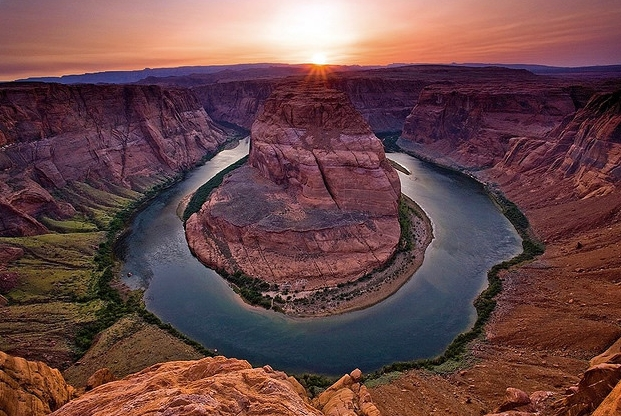
#> input picture study/images/watershed.jpg, 621 x 416 px
$ python imageWatershed.py
#> lines starting #> are read from the running program, lines starting #| are printed output that depends on the picture; after the words box and inside, x2 and y2 are one past the last pixel; in counts of white or black regions, pixels touching at a corner belong together
#-*-coding:utf-8-*-
"""
# 영역 분할
    .Watershed
      - 이미지의 pixel값을 지형의 높낮이로 가정하고, 물을 채웠을 때, 웅덩이와 윤곽선이 나타나는 것처럼.
        픽셀의 고저 값을 통해서 봉우리와 골짜기로 가정하고 영역을 Segmentation함.
      - Edge-base의 분할은 노이즈에 민감하고 폐곡석을 얻기가 어렵워 Region-based방식으로 처리함.
      - 단 경계가 번지는 단점이 있음.
"""

import cv2
import numpy as np
from matplotlib import pyplot as plt


# img = cv2.imread('images/watershed.jpg')
img = cv2.imread('images/watershed.jpg')
#> img is the input picture: shape (416, 621, 3); mean B, G, R 72.2, 71.5, 105.4

# binaray image로 변환
gray = cv2.cvtColor(img,cv2.COLOR_BGR2GRAY)
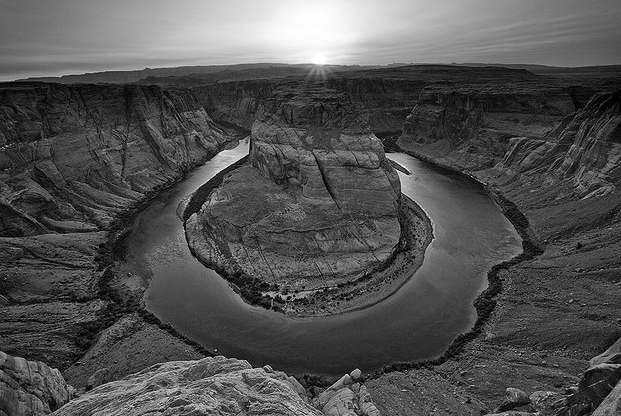
#> gray: shape (416, 621); min 0, max 255, mean 81.7
ret, thresh = cv2.threshold(gray,0,255,cv2.THRESH_BINARY_INV+cv2.THRESH_OTSU)
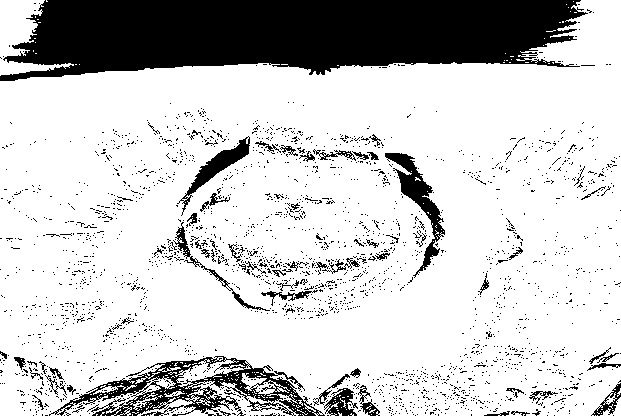
#> thresh: shape (416, 621); 79.3% white; 2399 black regions (2330 under 20 px), largest, box (x1, y1, x2, y2) and area: (0, 0, 588, 81) 35657, (49, 356, 325, 416) 5265, (385, 153, 445, 278) 1725
#> ret = 111

#Morphology의 opening, closing을 통해서 노이즈나 Hole제거
kernel = np.ones((3,3),np.uint8)
opening = cv2.morphologyEx(thresh,cv2.MORPH_OPEN,kernel,iterations=2)
#> opening: shape (416, 621); 71.7% white; 613 black regions (528 under 20 px), largest, box (x1, y1, x2, y2) and area: (0, 0, 595, 81) 36547, (14, 356, 380, 416) 13273, (149, 120, 400, 316) 8754

# dilate를 통해서 확실한 Backgroud
sure_bg = cv2.dilate(opening,kernel,iterations=3)
#> sure_bg: shape (416, 621); 82% white; 67 black regions (42 under 20 px), largest, box (x1, y1, x2, y2) and area: (21, 0, 579, 74) 33450, (52, 359, 377, 416) 8816, (390, 156, 441, 237) 936

#distance transform을 적용하면 중심으로 부터 Skeleton Image를 얻을 수 있음.
# 즉, 중심으로 부터 점점 옅어져 가는 영상.
# 그 결과에 thresh를 이용하여 확실한 FG를 파악
dist_transform = cv2.distanceTransform(opening,cv2.DIST_L2,5)
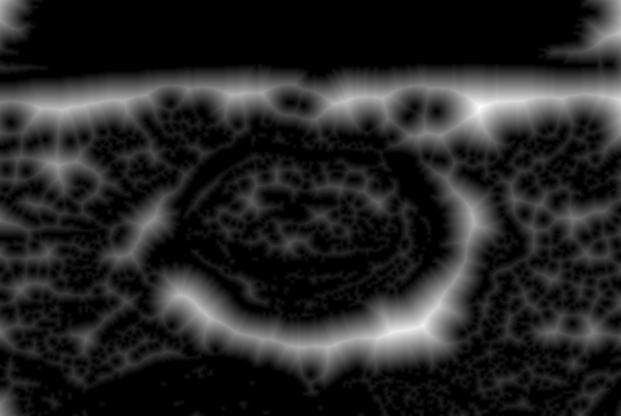
#> dist_transform: shape (416, 621) float32; min 0, max 44, mean 6.5; drawn with min black and max white
ret, sure_fg = cv2.threshold(dist_transform,0.5*dist_transform.max(),255,0)
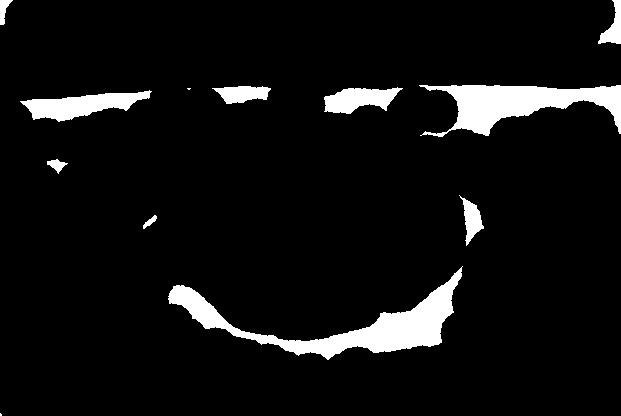
#> sure_fg: shape (416, 621) float32; 6.7% white; 12 white regions (2 under 20 px), largest, box (x1, y1, x2, y2) and area: (168, 266, 463, 360) 6582, (419, 85, 621, 137) 5042, (20, 90, 152, 122) 2090
#> ret = 22
sure_fg = np.uint8(sure_fg)

# Background에서 Foregrand를 제외한 영역을 Unknow영역으로 파악
unknown = cv2.subtract(sure_bg, sure_fg)
#> unknown: shape (416, 621); 75.3% white; 79 black regions (44 under 20 px), largest, box (x1, y1, x2, y2) and area: (21, 0, 579, 74) 33450, (52, 359, 377, 416) 8816, (168, 266, 463, 360) 6582

# FG에 Labelling작업
ret, markers = cv2.connectedComponents(sure_fg)
#> markers: shape (416, 621) int32; 13 distinct labels, from 0 to 12
#> ret = 13
markers = markers + 1
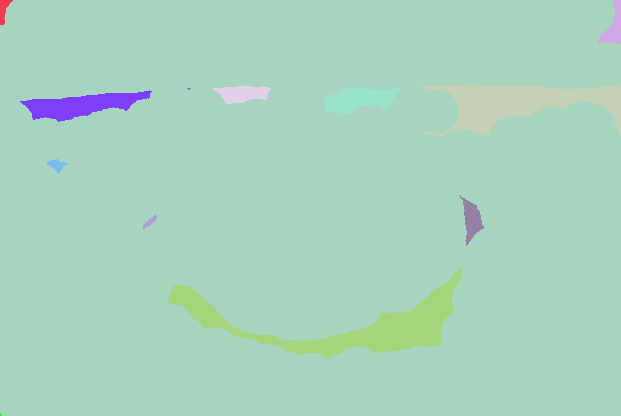
#> markers: shape (416, 621) int32; 13 distinct labels, from 1 to 13; one colour per label, 0 black
markers[unknown == 255] = 0
#> markers: shape (416, 621) int32; 14 distinct labels, from 0 to 13

# watershed를 적용하고 경계 영역에 색지정
markers = cv2.watershed(img,markers)
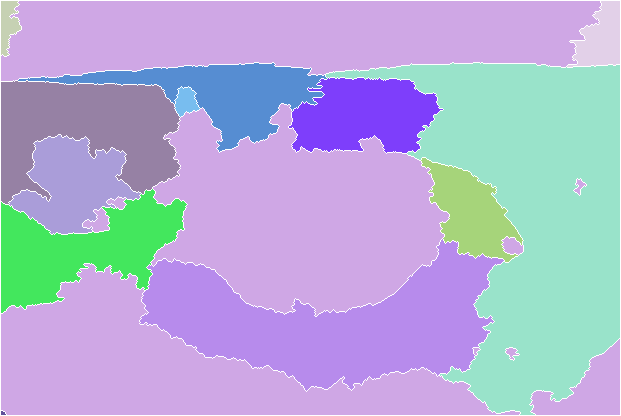
#> markers: shape (416, 621) int32; 14 distinct labels, from -1 to 13; one colour per label, 0 black, -1 white
img[markers == -1] = [255,0,0]
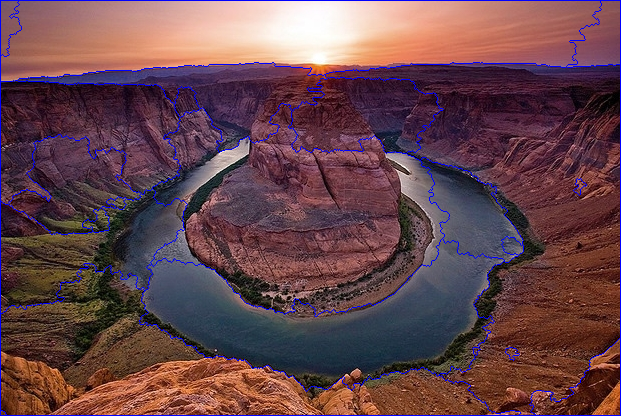
#> img: shape (416, 621, 3); 2.53% of pixels changed, all inside (x1, y1, x2, y2) = (0, 0, 621, 416)


images = [gray,thresh,sure_bg,  dist_transform, sure_fg, unknown, markers, img]
titles = ['Gray','Binary','Sure BG','Distance','Sure FG','Unknow','Markers','Result']

for i in xrange(len(images)):
    plt.subplot(2,4,i+1),plt.imshow(images[i]),plt.title(titles[i]),plt.xticks([]),plt.yticks([])
#> this loop made 8 passes

plt.show()
#> figure, not shown here; B, G, R data is drawn as R, G, B

$ run again, with study/images/baseball-player.jpg copied over study/images/watershed.jpg
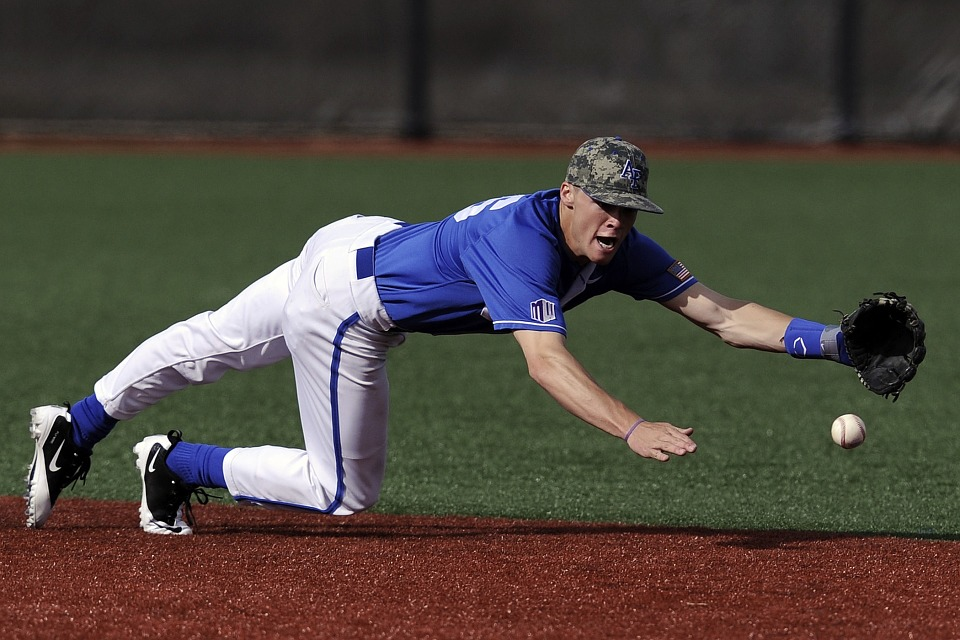
#> input picture study/images/baseball-player.jpg, 960 x 640 px
#> img is the input picture: shape (640, 960, 3); mean B, G, R 63, 70.7, 78.1
#> `ret, thresh = cv2.threshold(gray,0,255,cv2.THRESH_BINARY_INV+cv2.THRES..`:
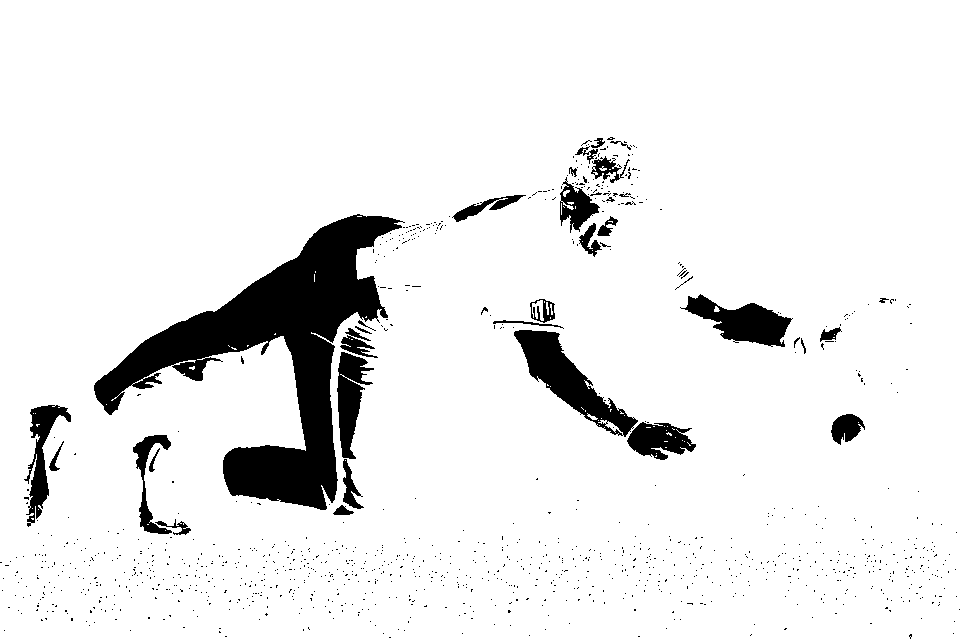
#> thresh: shape (640, 960); 92% white; 1105 black regions (1068 under 20 px), largest, box (x1, y1, x2, y2) and area: (94, 214, 405, 510) 28097, (514, 330, 638, 437) 4242, (680, 294, 793, 347) 2822
#> `ret, thresh = cv2.threshold(gray,0,255,cv2.THRESH_BINARY_INV+cv2.THRES..`: ret = 131
#> opening: shape (640, 960); 91.2% white; 774 black regions (743 under 20 px), largest, box (x1, y1, x2, y2) and area: (94, 214, 446, 515) 32605, (514, 330, 696, 460) 6352, (560, 137, 643, 233) 3062
#> sure_bg: shape (640, 960); 94.2% white; 26 black regions (10 under 20 px), largest, box (x1, y1, x2, y2) and area: (98, 218, 400, 506) 25474, (519, 333, 690, 456) 4489, (691, 300, 786, 343) 1960
#> `ret, sure_fg = cv2.threshold(dist_transform,0.5*dist_transform.max(),2..`: ret = 181.1
#> unknown: shape (640, 960); 83.7% white; 28 black regions (10 under 20 px), largest, box (x1, y1, x2, y2) and area: (0, 0, 472, 225) 43409, (98, 218, 400, 506) 25474, (743, 0, 960, 131) 20793
#> `ret, markers = cv2.connectedComponents(sure_fg)`: ret = 3
#> `img[markers == -1] = [255,0,0]`:
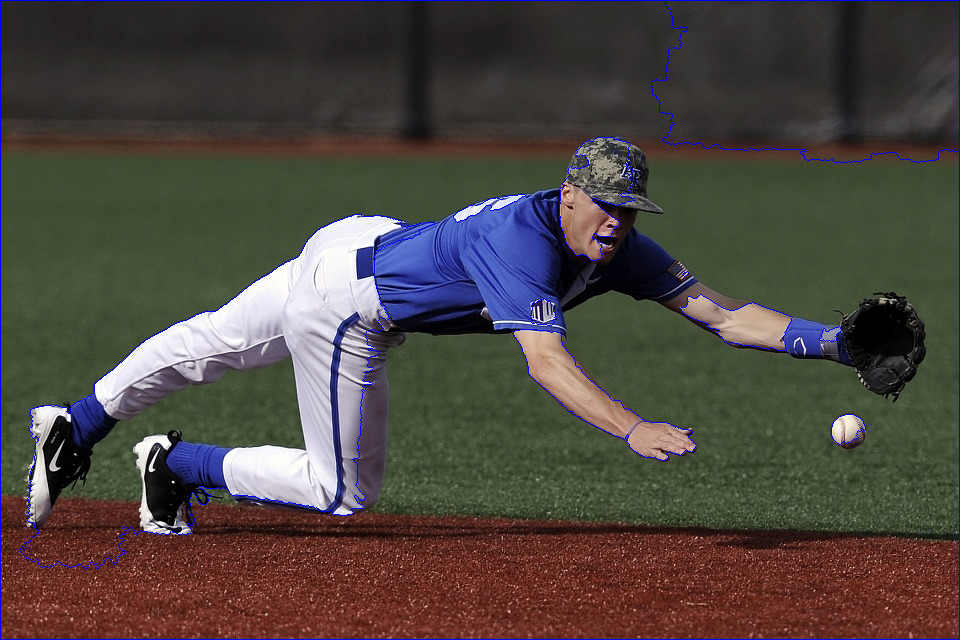
#> img: shape (640, 960, 3); 1.11% of pixels changed, all inside (x1, y1, x2, y2) = (0, 0, 960, 640)
#> the loop `for i in xrange(len(images)):` made 8 passes
